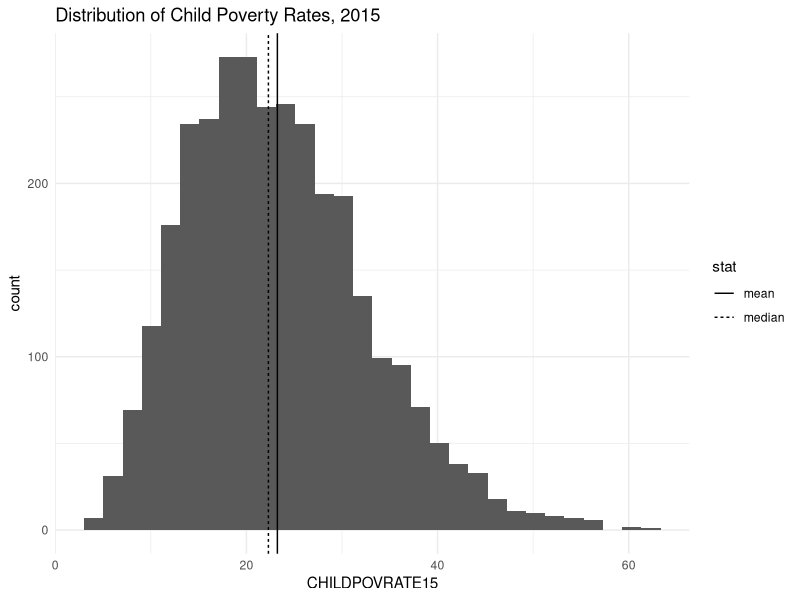
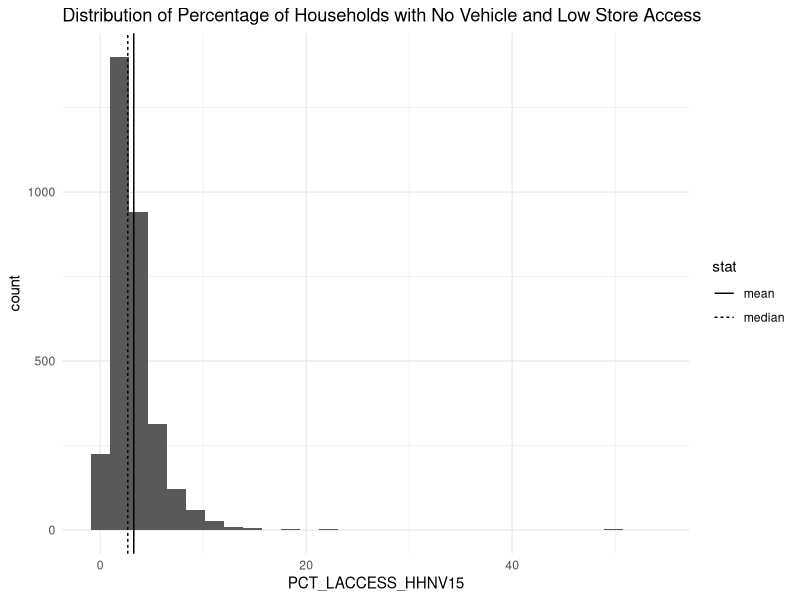
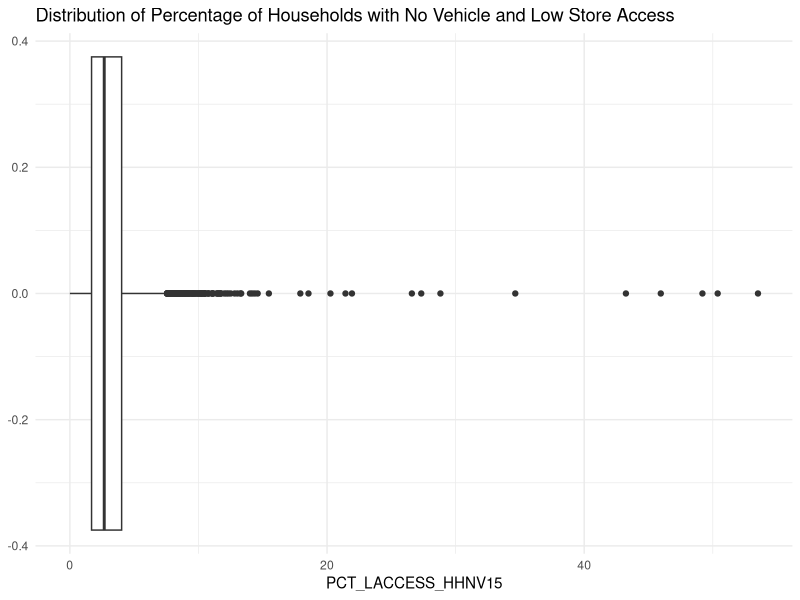
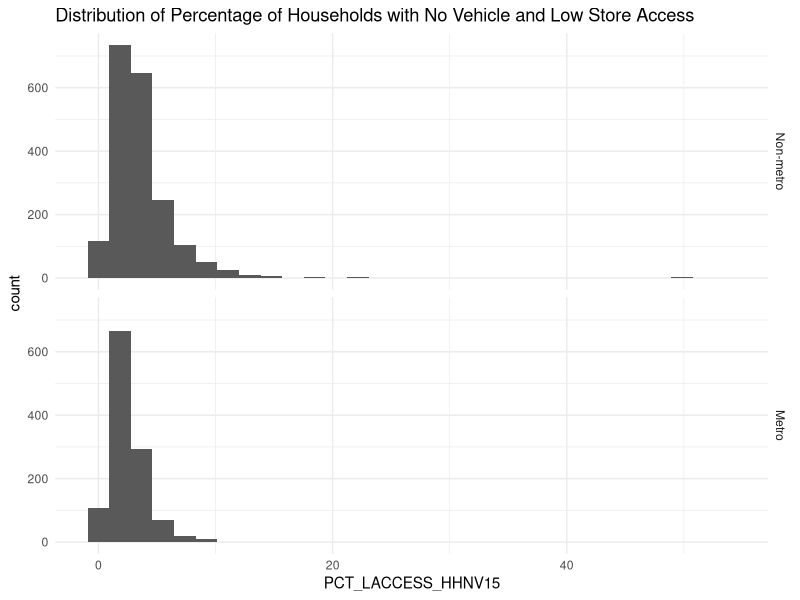
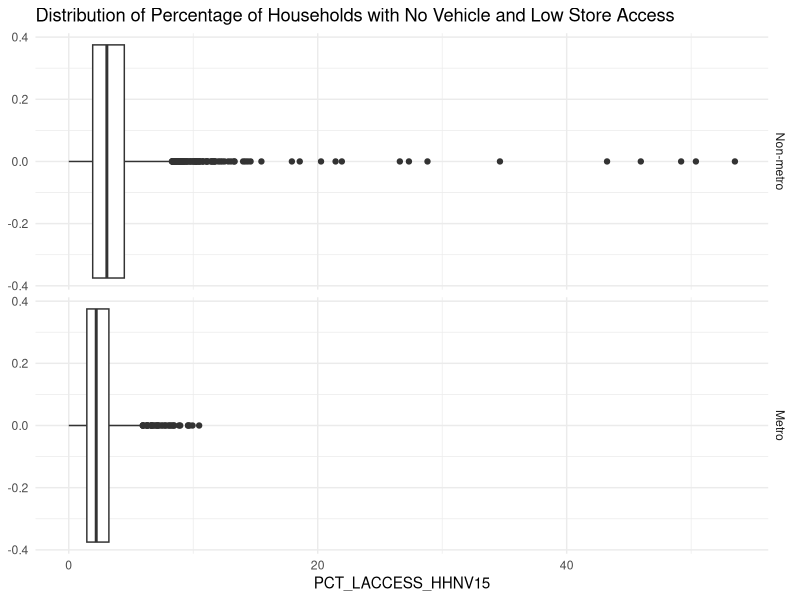
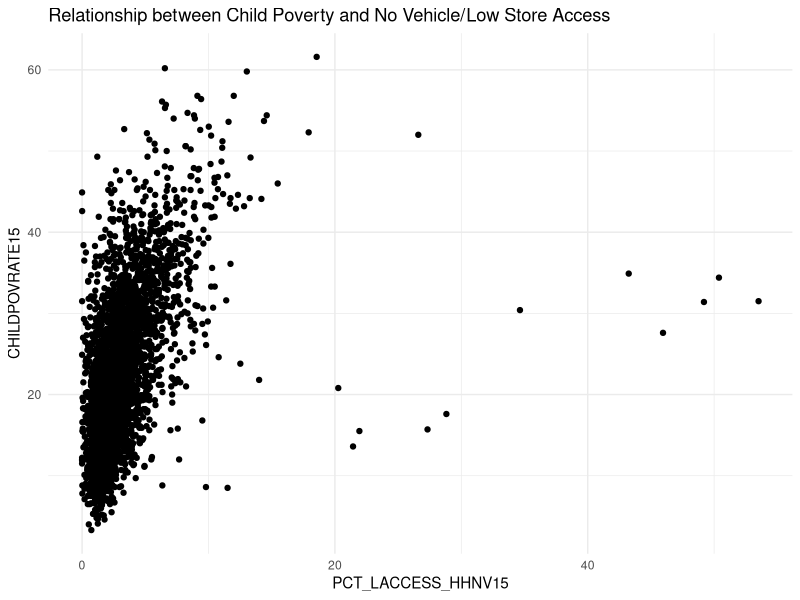

Source code (R) for these figures, in order:
## ---- chunk 1
# packages
library(tidyverse)
# library(dplyr)
# library(httr)
# library(moments)
# library(scales)
# library(ggplot2)
# library(ggpp)
# library(readxl)
# library(expss)
# library(sf)
# library(httr)
# library(purrr)
# library(extrafont)
# library(patchwork)
# library(scico)
# library(psych)
## ---- chunk 2


# read data into R
# note: the working directory here is the location of the .Rmd file, so I have put the csv file in the same location
food_env <- read_csv("EDA_assignment_dataset.csv")


## ---- chunk 3

# basic summary stats of variables in the food_env dataset, showing the number of NAs per variable
summary(food_env)

# custom set of summary stats for CHILDPOVRATE15
childpovrate15_summary <- food_env %>% 
  summarise(n = length(na.omit(CHILDPOVRATE15)), # number of observations with non-NA values
            n_na = length(which(is.na(CHILDPOVRATE15))), # number of NA values
            min = min(CHILDPOVRATE15, na.rm = TRUE), # min value, excluding NA
            max = max(CHILDPOVRATE15, na.rm = TRUE), # max value, excluding NA
            mean = mean(CHILDPOVRATE15, na.rm = TRUE), # mean value, excluding NA
            median = median(CHILDPOVRATE15, na.rm = TRUE), # median value, excluding NA
  )
  
childpovrate15_summary

## ---- chunk 4

# create a new data set with only complete observations
food_env_full <- food_env %>% 
  drop_na() # exclude any row containing NA values

# create a variable showing the length of food_env
food_env_n <- dim(food_env)[1]
food_env_n

# create a variable showing the length of food_env_full to see how many NA cases were dropped
food_env_full_n <- dim(food_env_full)[1]
food_env_full_n
## ---- chunk 5
# note: we have already calculated the mean and median values of CHILDPOVRATE15 in childpovrate15_summary, but first we will reshape that data into a simplified dataframe 

childpovrate15_lines <- childpovrate15_summary %>% 
  
  # select the two summary measures of interest
  select(mean, median) %>% 
  
  # gather into a long format
  gather(key = "stat", value = "val")
  


# using ggplot2, we can create the histogram
childpovrate15_hist <- ggplot() +
  # create histogram of values
  geom_histogram(aes(x = CHILDPOVRATE15), 
                 data = food_env_full) + 
  
  # plot mean and median values, with different linetypes
  geom_vline(aes(xintercept = val, linetype = stat), 
             key_glyph = "path", # this changes legend lines to be horizontal
             data = childpovrate15_lines) +
  
  
  # use a minimal theme 
  theme_minimal() +
  
  # add a title
  labs(title = "Distribution of Child Poverty Rates, 2015")


# display the figure
childpovrate15_hist


## ---- chunk 6

# lets create a dataframe where we can again plot the mean and median values
pct_lacess_hhnv15_lines <- food_env_full %>% 
  
  # summarise using food_env_full, so no NA values present
  summarise(mean = mean(PCT_LACCESS_HHNV15), # mean value
            median = median(PCT_LACCESS_HHNV15) # median value
  ) %>% 
  
  # gather into a long format
  gather(key = "stat", value = "val")


# using ggplot2, we can create the histogram
pct_lacess_hhnv15_hist <- ggplot() +
  # create histogram of values
  geom_histogram(aes(x = PCT_LACCESS_HHNV15), 
                 data = food_env_full) + 
  
  # plot mean and median values, with different linetypes
  geom_vline(aes(xintercept = val, linetype = stat), 
             key_glyph = "path", # this changes legend lines to be horizontal
             data = pct_lacess_hhnv15_lines) +
  
  # use a minimal theme 
  theme_minimal() +
  
  # add a title
  labs(title = "Distribution of Percentage of Households with No Vehicle and Low Store Access")


# display the histogram
pct_lacess_hhnv15_hist


# similarly, using ggplot2, we can create the boxplot
pct_lacess_hhnv15_boxplot <- ggplot() +
  # create boxplot of values
  geom_boxplot(aes(x = PCT_LACCESS_HHNV15), 
                 data = food_env_full) + 
  
  # use a minimal theme 
  theme_minimal() +
  
  # add a title
  labs(title = "Distribution of Percentage of Households with No Vehicle and Low Store Access")


# display the histogram
pct_lacess_hhnv15_boxplot

## ---- chunk 7

# first, lets use Metro verus Non-metro instead of 1 and 0, respectively
metro_labeller <- c(
  `1` = "Metro",
  `0` = "Non-metro"
)

# using ggplot2, we can create the histogram
pct_lacess_metro_hist <- ggplot() +
  # create histogram of values 
  geom_histogram(aes(x = PCT_LACCESS_HHNV15), 
                 data = food_env_full) + 
  
  # split out by metro status
  facet_grid(rows = vars(METRO13),
             # use labeller object created above
             labeller = as_labeller(metro_labeller)) +
 
  
  # use a minimal theme 
  theme_minimal() +
  
  # add a title
  labs(title = "Distribution of Percentage of Households with No Vehicle and Low Store Access")

# display the faceted histogram
pct_lacess_metro_hist


# using ggplot2, we can create the faceted boxplot
pct_lacess_metro_boxplot <- ggplot() +
  # create boxplot of values 
  geom_boxplot(aes(x = PCT_LACCESS_HHNV15), 
                 data = food_env_full) + 
  
  # split out by metro status
  facet_grid(rows = vars(METRO13),
             # use labeller object created above
             labeller = as_labeller(metro_labeller)) +
 
  
  # use a minimal theme 
  theme_minimal() +
  
  # add a title
  labs(title = "Distribution of Percentage of Households with No Vehicle and Low Store Access")

# display the faceted boxplot
pct_lacess_metro_boxplot

## ---- chunk 8

# calculate the correlation by specifying the two variables and Pearson as function inputs
correlation <- cor(food_env_full$PCT_LACCESS_HHNV15,
                   food_env_full$CHILDPOVRATE15,
                   method = 'pearson')

correlation

# generate and view the scatterplot
access_chpov_scatter <- ggplot() +
  
  # generate the points with access on the x-axis and child poverty on the y
  geom_point(aes(x = PCT_LACCESS_HHNV15,
                 y = CHILDPOVRATE15),
             data = food_env_full) +
  
  # use a simple theme
  theme_minimal() +
  
  # add a title
  labs(title = "Relationship between Child Poverty and No Vehicle/Low Store Access")
  
access_chpov_scatter

